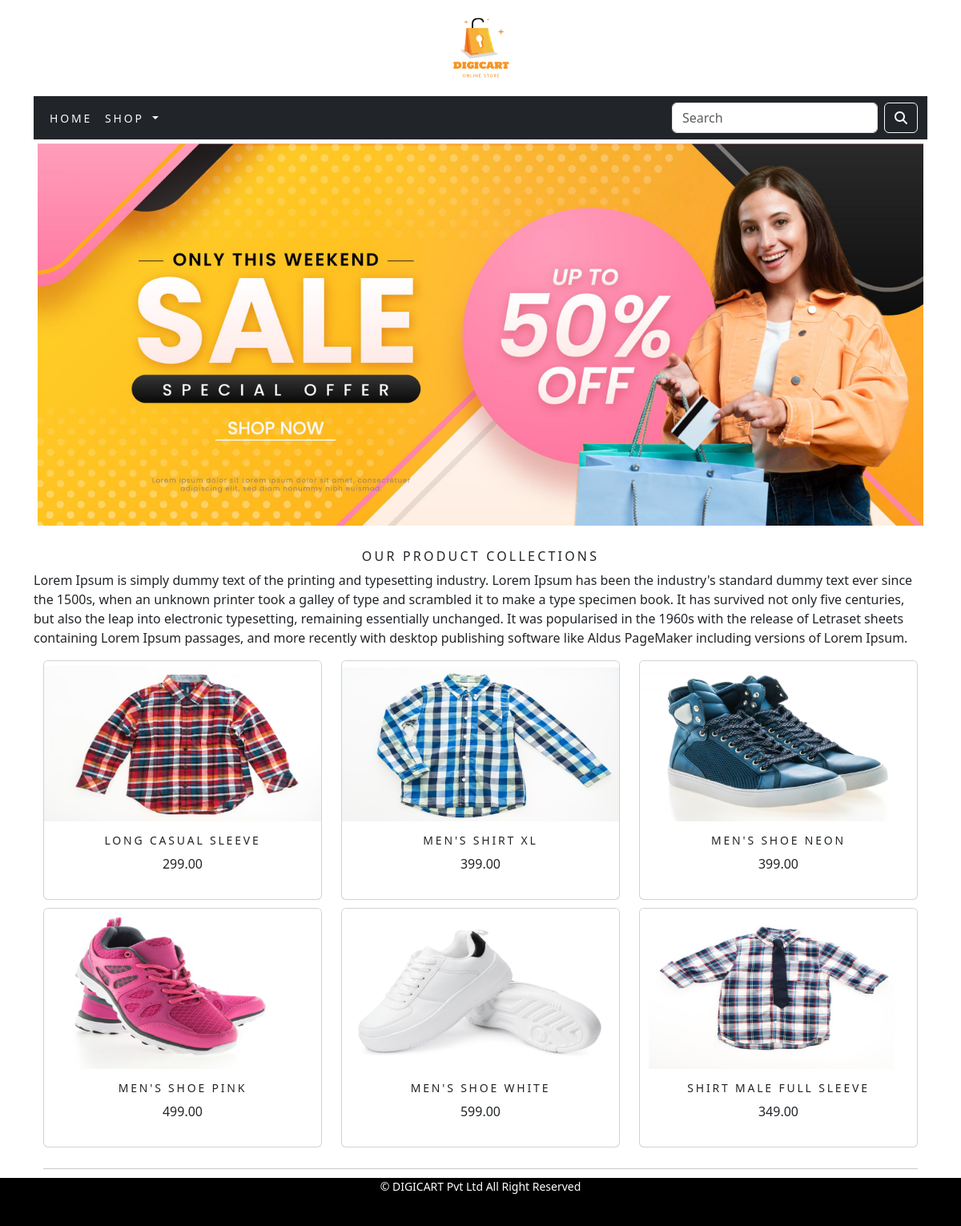
The app's page /shop/ with its own data.
### shop/models.py (models this page shows, shortened)
class Product(models.Model):
    name = models.CharField(max_length=250, unique=True)
    slug = models.SlugField(max_length=250, unique=True)
    description = models.TextField(blank=True)
    price = models.DecimalField(max_digits=10, decimal_places=2)
    category = models.ForeignKey(Category, on_delete=models.CASCADE)
    image = models.ImageField(upload_to='product', blank=True)
    stock = models.IntegerField()
    available = models.BooleanField(default=True)
    created = models.DateTimeField(auto_now_add=True)
    updated = models.DateTimeField(auto_now=True)
    def get_url(self):
        return reverse('shop:prodCatDetail', args=[self.category.slug, self.slug])
    class Meta:
        ordering = ('name',)
        verbose_name = 'product'
        verbose_name_plural = 'products'

### shop/views.py (the view)
# urls.py: path('', views.allProdCat, name='allProdCat'),
def allProdCat(request, c_slug=None):
    c_page = None
    products_list = None
    if c_slug != None:
        c_page = get_object_or_404(Category, slug=c_slug)
        products_list = Product.objects.all().filter(category=c_page, available=True)
    else:
        products_list = Product.objects.all().filter(available=True)
    paginator = Paginator(products_list, 6)
    try:
        page = int(request.GET.get('page', '1'))
    except:
        page = 1
    try:
        products = paginator.page(page)
    except (EmptyPage, InvalidPage):
        products = paginator.page(paginator.num_pages)
    return render(request, 'category.html', {'category': c_page, 'products': products})

### cart/context_processors.py (called while the page is built)
def counter(request):
    item_count = 0
    if 'admin' in request.path:
        return {}
    else:
        try:
            cart = Cart.objects.filter(cart_id=_cart_id(request))
            cart_items = CartItem.objects.all().filter(cart=cart[:1])
            for cart_item in cart_items:
                item_count += cart_item.quantity
        except Cart.DoesNotExist:
            item_count = 0
    return dict(item_count=item_count)

### cart/views.py (called while the page is built)
def _cart_id(request):
    cart = request.session.session_key
    if not cart:
        cart = request.session.create()
    return cart

### shop/context_processors.py (called while the page is built)
def menu_links(request):
    links = Category.objects.all()
    return dict(links=links)

### shop/models.py (called while the page is built)
    def get_url(self):
        return reverse('shop:products_by_category', args=[self.slug])

### templates/category.html (shortened to what this page needs)
{% extends 'base.html' %}
{% load static %}
{% block content %}
    <div class="mx_auto">
        {% if category %}
        <img class="my_image" src="{{ category.image.url }}" alt="{{category.name}}" style="height:200; width:200;">
    </div>
        <br>
    <div>
        <h1  class="text-center my_title">{{category.name}}</h1>
        <p class="text-justify">{{category.description}}</p>
    </div>
        {% else %}
    <div>
        <img class="my_image my_image_padding" src="{% static 'img/banner2.png' %}" alt="our products" height="400px" width="1250px">
    </div>
        <br>
    <div>
        <h1 class="text-center my_title">Our Product Collections</h1>
        <p class="text-justify">Lorem Ipsum is simply dummy text of the printing and typesetting industry. Lorem Ipsum has been the industry's standard dummy text ever since the 1500s, when an unknown printer took a galley of type and scrambled it to make a type specimen book. It has survived not only five centuries, but also the leap into electronic typesetting, remaining essentially unchanged. It was popularised in the 1960s with the release of Letraset sheets containing Lorem Ipsum passages, and more recently with desktop publishing software like Aldus PageMaker including versions of Lorem Ipsum.</p>
    </div>
    {% endif %}
    <div class="container">
        <div class="row mx_auto">
            {% for product in products.object_list %}
            <div class="my_bottom_margin col-9 col-sm-12 col-md-4 xol-lg-4">
                <div class="card text-center" style="min-width:18rem;">
                    <a href="{{ product.get_url }}"><img class="card-img-top my_image" src="{{product.image.url}}" alt="{{product.name}}" style="min-height: 200px; max-height: 200px; width: 100%"></a>
                    <div class="card-body">
                        <h4>{{product.name}}</h4>
                        <p>{{product.price}}</p>
                    </div>
                </div>
            </div>
            {% endfor %}
        </div>
        <div class="mx_auto">
            {% if products.paginator.num_pages > 1 %}
            <hr>
            <div class="text-center">
                {% for pg in products.paginator.page_range %}
                <a href="?page={{ pg }}" class="btn btn-light btn-sm {% if products.number == pg %} active {% endif %}">{{ pg }}</a>
                {% endfor %}
            </div>
            {% endif %}
        </div>
        <br>
    </div>
{% endblock %}

### templates/base.html (shortened to what this page needs)
{% load static %}
<!DOCTYPE html>
<html lang="en">
<head>
    <link rel="stylesheet" href="{% static 'css/custom.css' %}">
    <link href="{% static 'css/bootstrap.min.css' %}" rel="stylesheet">
</head>
<body>
<div class="container">
{% include 'header.html' %}
{% include 'nav.html' %}
{% block content %}
{% endblock %}
{% include 'footer.html' %}
</div>
</body>
</html>

### templates/header.html
{% load static %}
<header>
    <center>
        <a href="{% url 'shop:allProdCat' %}"><img src="{% static 'img/logoo.png' %}" alt="log image" width="120px" height="120px"></a>
    </center>
</header>

### templates/nav.html (shortened to what this page needs)
<nav class="navbar navbar-expand-lg bg-dark">
  <div class="container-fluid">
    <div class="collapse navbar-collapse" id="navbarSupportedContent">
      <ul class="navbar-nav me-auto mb-2 mb-lg-0">
        <li class="nav-item">
          <a class="nav-link text-light" href="{% url 'shop:allProdCat' %}">Home</a>
        </li>
        <li class="nav-item dropdown {% if 'shop' in request.path %} active {% endif %}">
          <a class="nav-link dropdown-toggle text-light" href="#" role="button" data-bs-toggle="dropdown" aria-expanded="false">
            Shop
          </a>
        </li>
      </ul>
      <form class="d-flex" role="search" action="{% url 'search_app:search_result' %}" method="get">
        <input class="form-control me-2" type="search" placeholder="Search" name="q" aria-label="Search">
        <button class="btn btn-outline-light" type="submit"><i class="fa-solid fa-search"></i></button>
      </form>
    </div>
  </div>
</nav>

### templates/footer.html
<div class="footer fixed-bottom my_footer">
    <p class="text-center">&copy; DIGICART Pvt Ltd All Right Reserved</p>
</div>

### static/css/custom.css (style rules this page uses)
body { font-family: "Roboto", sans-serif; }
.nav-item { letter-spacing: 0.2em; font-size: 14px; text-transform: uppercase; }
.my_footer { background-color: black; height: 60px; }
.my_footer p { color: white; padding-top: 2opx; font-size: 14px; }
.my_image { width:100%; height:auto; }
.my_title { font-size: 16px; text-transform:uppercase; letter-spacing: 0.2em; }
.my_image_padding { padding: 5px; }
.my_bottom_margin { margin-bottom: 10px; }
.card-body h4 { font-size: 14px; text-transform: uppercase; letter-spacing: 0.2em; }

### records on screen
Product: image (picture), name "LONG CASUAL SLEEVE", price "299.00"
Product: image (picture), name "MEN'S SHIRT XL", price "399.00"
Product: image (picture), name "MEN'S SHOE NEON", price "399.00"
Product: image (picture), name "MEN'S SHOE PINK", price "499.00"
Product: image (picture), name "MEN'S SHOE WHITE", price "599.00"
Product: image (picture), name "SHIRT MALE FULL SLEEVE", price "349.00"
